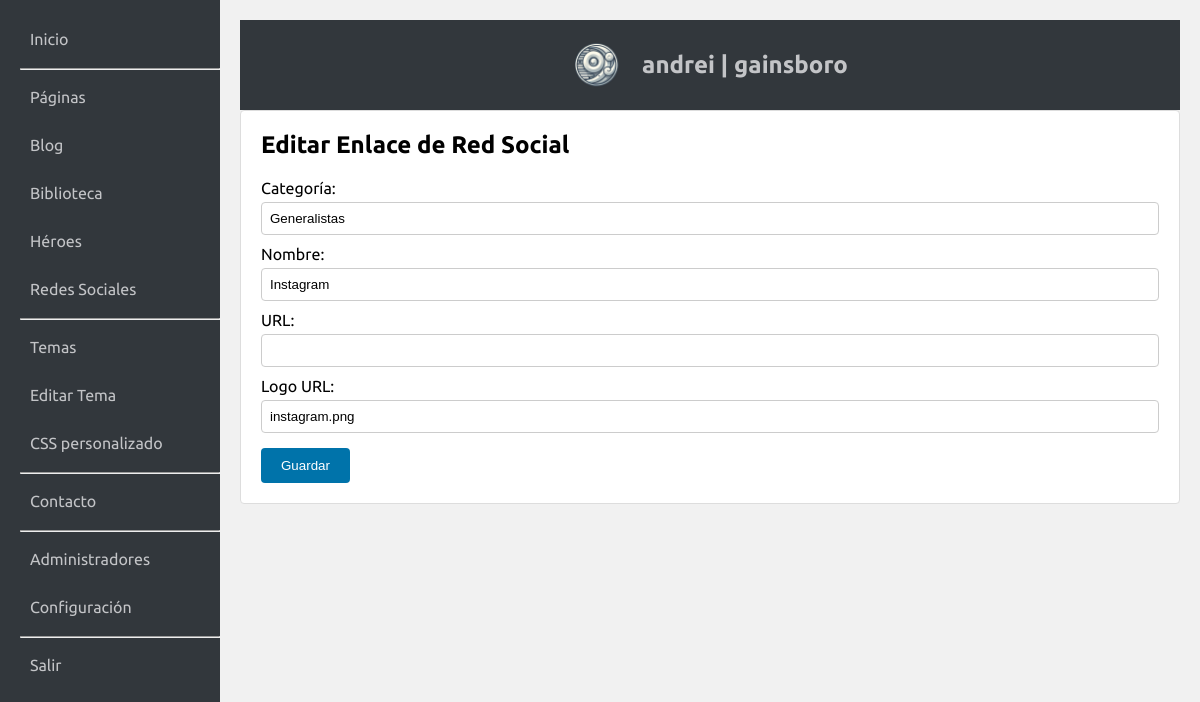
The app's page /admin/index.php?action=edit_social_media&id=2 (signed in) with its own data.
### tables this page shows
CREATE TABLE social_media (
    id INTEGER PRIMARY KEY AUTOINCREMENT,
    category TEXT NOT NULL,
    name TEXT NOT NULL,
    url TEXT NOT NULL,
    logo TEXT NOT NULL
);

### admin/index.php (called while the page is built, shortened)
<?php
require_once 'admin.php';

### admin/acciones/editarmediossociales.php (the view, shortened to what this page needs)
<?php
        $id = $_GET['id'] ?? null;
        $socialMediaData = [
            'id' => '',
            'category' => '',
            'name' => '',
            'url' => '',
            'logo' => ''
        ];
        if ($id) {
            $stmt = $db->prepare("SELECT * FROM social_media WHERE id = :id");
            $stmt->bindValue(':id', $id, SQLITE3_INTEGER);
            $res = $stmt->execute();
            $found = $res->fetchArray(SQLITE3_ASSOC);
            if ($found) {
                $socialMediaData = $found;
            }
        }
        $html = "<div class='admin-form'>
                    <h2>" . ($id ? "Editar Enlace de Red Social" : "Agregar Enlace de Red Social") . "</h2>
                    <form method='post'>
                        <label for='category'>Categoría:</label>
                        <input type='text' name='category' id='category' value='" . htmlspecialchars($socialMediaData['category']) . "' required>
                        <label for='name'>Nombre:</label>
                        <input type='text' name='name' id='name' value='" . htmlspecialchars($socialMediaData['name']) . "' required>
                        <label for='url'>URL:</label>
                        <input type='text' name='url' id='url' value='" . htmlspecialchars($socialMediaData['url']) . "' required>
                        <label for='logo'>Logo URL:</label>
                        <input type='text' name='logo' id='logo' value='" . htmlspecialchars($socialMediaData['logo']) . "' required>
                        <button type='submit' name='save_social_media'>Guardar</button>
                    </form>
                 </div>";
?>

### admin/admin.css (style rules this page uses)
body { font-family: Ubuntu, sans-serif; margin: 0; padding: 0; background-color: #f1f1f1; display: flex; justify-content: center; align-items: center; height: 100vh; }
.admin-section h2 { margin-top: 0; }
.admin-form label { display: block; margin-top: 10px; }
.admin-form input, .admin-form textarea, .admin-form select,.admin-table input { width: 100%; padding: 8px; margin-top: 5px; border: 1px solid #ccc; border-radius: 4px; box-sizing:border-box; }
.admin-form button { background-color: #0073aa; color: #fff; border: none; padding: 10px 20px; border-radius: 4px; cursor: pointer; margin-top: 15px; }

### records on screen
social_media: category "Generalistas", name "Instagram", logo "instagram.png"
